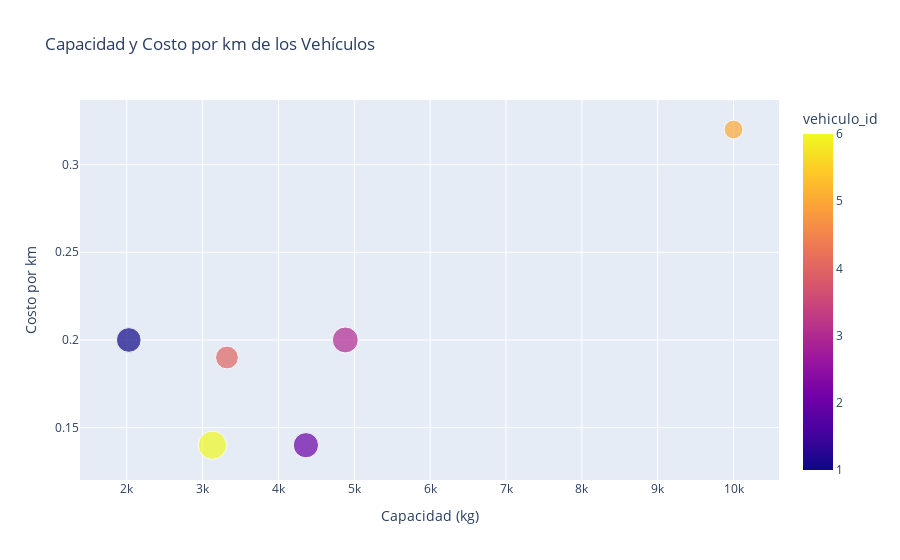

The notebook cell saved with this chart:
### Markdown cell above
#### Capacidad y Costo por km de los Vehículos

### Code cell
fig3 = px.scatter(df_vehicle, x='capacidad_kg', y='costo_km', color='vehiculo_id' ,  size='autonomia_km', title='Capacidad y Costo por km de los Vehículos')
fig3.update_layout(xaxis_title='Capacidad (kg)', yaxis_title='Costo por km')
fig3.show()

### Figure 1 — Plotly figure (JSON) as saved in the notebook; plotly's stock layout.template omitted (floating-point values rounded to 4 significant figures)
{"data": [{"hovertemplate": "capacidad_kg=%{x}<br>costo_km=%{y}<br>autonomia_km=%{marker.size}<br>vehiculo_id=%{marker.color}<extra></extra>", "legendgroup": "", "marker": {"color": [1, 2, 3, 4, 5, 6], "coloraxis": "coloraxis", "size": [603, 630, 664, 514, 350, 791], "sizemode": "area", "sizeref": 1.978, "symbol": "circle"}, "mode": "markers", "name": "", "orientation": "v", "showlegend": false, "type": "scatter", "x": [2026, 4362, 4881, 3321, 10000, 3129], "xaxis": "x", "y": [0.2, 0.14, 0.2, 0.19, 0.32, 0.14], "yaxis": "y"}], "layout": {"coloraxis": {"colorbar": {"title": {"text": "vehiculo_id"}}, "colorscale": [[0, "#0d0887"], [0.1111, "#46039f"], [0.2222, "#7201a8"], [0.3333, "#9c179e"], [0.4444, "#bd3786"], [0.5556, "#d8576b"], [0.6667, "#ed7953"], [0.7778, "#fb9f3a"], [0.8889, "#fdca26"], [1, "#f0f921"]]}, "legend": {"itemsizing": "constant", "tracegroupgap": 0}, "title": {"text": "Capacidad y Costo por km de los Vehículos"}, "xaxis": {"anchor": "y", "domain": [0, 1], "title": {"text": "Capacidad (kg)"}}, "yaxis": {"anchor": "x", "domain": [0, 1], "title": {"text": "Costo por km"}}}}
